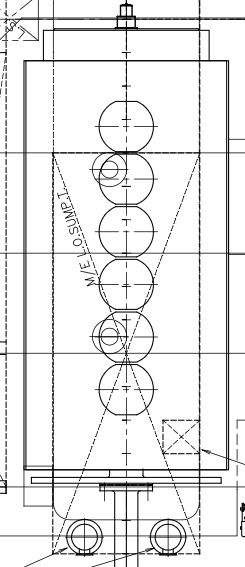
#> input picture uploads/equipment_4_2025-09-24_15.57.13.png, 245 x 567 px
$ python -i advanced_matching.py   (imports and definitions only)
#> lines starting #> are read from the running program, lines starting #| are printed output that depends on the picture; after the words box and inside, x2 and y2 are one past the last pixel; in counts of white or black regions, pixels touching at a corner belong together
#> further down, picture is the input picture: shape (567, 245, 3); mean B, G, R 234.8, 234.8, 234.8
"""
Advanced Technical Drawing Analysis and Matching System
高精度図面解析・マッチングシステム
"""

import cv2
import numpy as np
import logging
from typing import List, Dict, Tuple, Optional
from sklearn.cluster import DBSCAN
from skimage import feature, transform, measure
from skimage.metrics import structural_similarity as ssim
from scipy import ndimage
from scipy.spatial.distance import euclidean, cosine
import math

logger = logging.getLogger(__name__)

class AdvancedTechnicalDrawingMatcher:
    def __init__(self):
        self.debug_mode = True

    def analyze_diagram(self, image: np.ndarray) -> Dict:
        """図面の詳細解析を行う"""
        logger.info("🔍 ADVANCED DIAGRAM ANALYSIS START")

        # 基本情報
        height, width = image.shape[:2]
#> height = 567; width = 245
        logger.info(f"📏 Image dimensions: {width}x{height}")

        # グレースケール変換
        if len(image.shape) == 3:
            gray = cv2.cvtColor(image, cv2.COLOR_BGR2GRAY)
        else:
            gray = image.copy()

        # 1. エッジ検出による線画解析
        edges = cv2.Canny(gray, 50, 150, apertureSize=3)
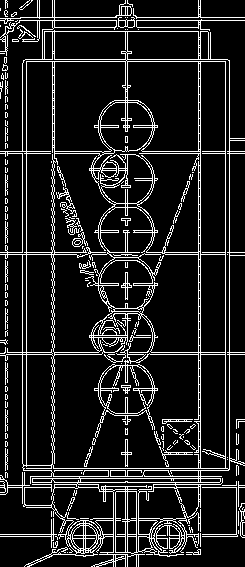
#> edges: shape (567, 245); 12.6% white in thin lines or dots

        # 2. 直線検出 (HoughLinesP)
        lines = cv2.HoughLinesP(edges, 1, np.pi/180, threshold=50,
                               minLineLength=30, maxLineGap=10)
#> lines = 101 rows, first 6: [200, 554, 200, 0], [198, 554, 198, 0], [22, 41, 22, 6], [127, 566, 127, 0], [125, 566, 125, 0], [225, 470, 225, 59]

        line_info = self._analyze_lines(lines) if lines is not None else {}

        # 3. 輪郭検出
        contours, _ = cv2.findContours(edges, cv2.RETR_EXTERNAL, cv2.CHAIN_APPROX_SIMPLE)
        contour_info = self._analyze_contours(contours)

        # 4. 特徴点検出 (ORB)
        orb = cv2.ORB_create()
        keypoints, descriptors = orb.detectAndCompute(gray, None)

        # 5. 円・楕円検出
        circles = cv2.HoughCircles(gray, cv2.HOUGH_GRADIENT, dp=1, minDist=30,
                                  param1=50, param2=30, minRadius=5, maxRadius=100)
        circle_info = self._analyze_circles(circles)

        # 6. テクスチャ解析 (LBP)
        texture_features = self._extract_texture_features(gray)

        analysis_result = {
            'dimensions': (width, height),
            'lines': line_info,
            'contours': contour_info,
            'keypoints': len(keypoints) if keypoints else 0,
            'descriptors': descriptors,
            'circles': circle_info,
            'texture': texture_features,
            'edge_density': np.sum(edges) / (width * height),
            'brightness': np.mean(gray),
            'contrast': np.std(gray)
        }

        logger.info(f"✓ Analysis complete: {len(contours)} contours, {len(keypoints) if keypoints else 0} keypoints, {circle_info['count']} circles")
        return analysis_result

    def _analyze_lines(self, lines: np.ndarray) -> Dict:
        """直線の解析"""
        if lines is None or len(lines) == 0:
            return {'count': 0, 'horizontal': 0, 'vertical': 0, 'diagonal': 0, 'avg_length': 0}

        horizontal = vertical = diagonal = 0
        lengths = []

        for line in lines:
            x1, y1, x2, y2 = line[0]
            length = np.sqrt((x2-x1)**2 + (y2-y1)**2)
            lengths.append(length)

            # 角度計算
            angle = abs(math.degrees(math.atan2(y2-y1, x2-x1)))
            if angle < 10 or angle > 170:
                horizontal += 1
            elif 80 < angle < 100:
                vertical += 1
            else:
                diagonal += 1
#> this loop made 101 passes
#> (x1, y1, x2, y2, length, angle) on passes 1 to 12: (200, 554, 200, 0, 554, 90), (198, 554, 198, 0, 554, 90), (22, 41, 22, 6, 35, 90), (127, 566, 127, 0, 566, 90), (125, 566, 125, 0, 566, 90), (225, 470, 225, 59, 411, 90), (229, 469, 229, 60, 409, 90), (22, 503, 22, 63, 440, 90), (26, 470, 26, 59, 411, 90), (7, 492, 7, 66, 426, 90), (54, 510, 54, 0, 510, 90), (5, 494, 5, 0, 494, 90)
#> (x1, y1, x2, y2, length) on pass 100: (68, 232, 157, 232, 89)

        return {
            'count': len(lines),
            'horizontal': horizontal,
            'vertical': vertical,
            'diagonal': diagonal,
            'avg_length': np.mean(lengths) if lengths else 0
        }

    def _analyze_contours(self, contours: List) -> Dict:
        """輪郭の解析"""
        if not contours:
            return {'count': 0, 'areas': [], 'rectangles': 0, 'complex_shapes': 0}

        areas = []
        rectangles = complex_shapes = 0

        for contour in contours:
            area = cv2.contourArea(contour)
            if area < 50:  # 小さすぎる輪郭は無視
                continue

            areas.append(area)

            # 形状の簡略化
            epsilon = 0.02 * cv2.arcLength(contour, True)
            approx = cv2.approxPolyDP(contour, epsilon, True)

            if len(approx) == 4:
                rectangles += 1
            elif len(approx) > 8:
                complex_shapes += 1
#> this loop made 86 passes
#> contour on passes 1, 2, 3, 7, 9, 10, 12, 14, 15, 16, 39, 53: [[186, 554], [191, 554]], [[146, 554], [152, 554]], [[67, 552]], [[195, 538], [195, 539]], [[200, 533], [200, 546]], [[238, 530], [238, 533]], [[188, 525], [189, 525]], [[238, 511], [238, 525]], [[51, 511], [51, 516]], [[243, 507], [242, 508], [242, 509], [242, 508]], [[7, 324], [7, 328]], [[7, 136], [7, 140]]

        return {
            'count': len(contours),
            'areas': areas,
            'rectangles': rectangles,
            'complex_shapes': complex_shapes,
            'avg_area': np.mean(areas) if areas else 0
        }

    def _analyze_circles(self, circles) -> Dict:
        """円の解析"""
        if circles is None:
            return {'count': 0, 'radii': []}

        circles = np.round(circles[0, :]).astype("int")
        radii = [r for (x, y, r) in circles]

        return {
            'count': len(circles),
            'radii': radii,
            'avg_radius': np.mean(radii) if radii else 0
        }

    def _extract_texture_features(self, gray: np.ndarray) -> Dict:
        """テクスチャ特徴抽出"""
        # Local Binary Pattern
        lbp = feature.local_binary_pattern(gray, 24, 3, method='uniform')
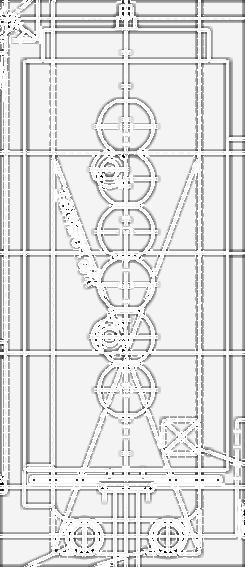
#> lbp: shape (567, 245) float64; min 0, max 25, mean 22.1; drawn with min black and max white
        lbp_hist, _ = np.histogram(lbp.ravel(), bins=26, range=(0, 25))
        lbp_hist = lbp_hist.astype(float)
        lbp_hist /= (lbp_hist.sum() + 1e-7)

        return {
            'lbp_histogram': lbp_hist,
            'texture_energy': np.sum(lbp_hist ** 2),
            'texture_entropy': -np.sum(lbp_hist * np.log2(lbp_hist + 1e-7))
        }

    # [296 lines left out: functions enhanced_matching, _multi_method_matching, _template_matching_multi, _feature_matching, _contour_matching, _ssim_matching and 2 more, not called in this run]

>>> import cv2
>>> picture = cv2.imread('../uploads/equipment_4_2025-09-24_15.57.13.png')
>>> result = AdvancedTechnicalDrawingMatcher().analyze_diagram(picture)

$ run again, on uploads/equipment_5_2025-09-24_16.27.24.png
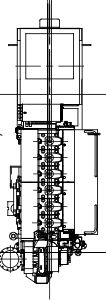
#> input picture uploads/equipment_5_2025-09-24_16.27.24.png, 106 x 300 px
#> picture is the input picture: shape (300, 106, 3); min 0, max 255, mean 207.2
#> in analyze_diagram, `edges = cv2.Canny(gray, 50, 150, apertureSize=3)`:
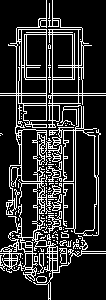
#> edges: shape (300, 106); 17.9% white in thin lines or dots
#> lines = 52 rows, first 6: [49, 281, 49, 3], [52, 277, 52, 0], [21, 253, 21, 27], [46, 253, 46, 0], [16, 270, 16, 165], [75, 255, 75, 127]
#> the loop in _analyze_lines, `for line in lines:` made 52 passes
#> (x1, y1, x2, y2, length, angle) on passes 1 to 8: (49, 281, 49, 3, 278, 90), (52, 277, 52, 0, 277, 90), (21, 253, 21, 27, 226, 90), (46, 253, 46, 0, 253, 90), (16, 270, 16, 165, 105, 90), (75, 255, 75, 127, 128, 90), (73, 228, 73, 125, 103, 90), (18, 218, 18, 269, 51, 90)
#> after the loop in _analyze_lines, `for line in lines:`: diagonal = 0; horizontal = 4; lengths = 52 values, max 278 at index 0, min 34.01 at index 21, mean 108.7; vertical = 48
#> line_info = {'count': 52, 'horizontal': 4, 'vertical': 48, 'diagonal': 0, 'avg_length': 108.7}
#> contours = 107 contours, 96 with area under 20; largest, box (x1, y1, x2, y2) and area: (0, 0, 106, 300) 7898, (48, 0, 106, 128) 2326, (48, 211, 62, 233) 84, (48, 161, 62, 182) 84, (59, 248, 67, 264) 83
#> the loop in _analyze_contours, `for contour in contours:` made 107 passes
#> (area, epsilon) on passes 1, 16, 53, 59, 66, 84, 106: (54.5, 0.581), (83, 0.963), (84.5, 2.08), (52.5, 1.38), (58.5, 1.1), (84, 2.03), (2325.5, 14.82)
#> after the loop in _analyze_contours, `for contour in contours:`: areas = [54.5, 83, 84.5, 52.5, 58.5, 84, 2325.5, 7898.5]; complex_shapes = 5; rectangles = 0
#> contour_info = {'count': 107, 'areas': [54.5, 83, 84.5, 52.5, 58.5, 84, 2325.5, 7898.5], 'rectangles': 0, 'complex_shapes': 5, 'avg_area': 1330.1}
#> keypoints = 274 keypoints; strongest (x, y, size): (60, 180, 31), (60, 200, 31), (61, 212, 31), (60, 196, 31)
#> in analyze_diagram, `circles = cv2.HoughCircles(gray, cv2.HOUGH_GRADIENT, dp=1, minDist=30,..`: circles = 14 rows, first 8: [89.5, 198.5, 54.1], [65.5, 222.5, 28.6], [54.5, 50.5, 28.8], [35.5, 207.5, 27.5], [21.5, 166.5, 41.9], [67.5, 155.5, 28.8], [30.5, 252.5, 21.7], [43.5, 120.5, 27.5]
#> in _analyze_circles, `circles = np.round(circles[0, :]).astype("int")`: circles = 14 rows, first 8: [90, 198, 54], [66, 222, 29], [54, 50, 29], [36, 208, 28], [22, 166, 42], [68, 156, 29], [30, 252, 22], [44, 120, 28]
#> radii = [54, 29, 29, 28, 42, 29, 22, 28, 23, 18, 30, 10, 22, 14]
#> circle_info = {'count': 14, 'radii': [54, 29, 29, 28, 42, 29, 22, 28, 23, 18, 30, 10, 22, 14], 'avg_radius': 27}
#> in _extract_texture_features, `lbp = feature.local_binary_pattern(gray, 24, 3, method='uniform')`:
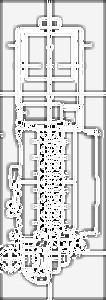
#> lbp: shape (300, 106) float64; min 0, max 25, mean 21.1; drawn with min black and max white
#> in _extract_texture_features, `lbp_hist, _ = np.histogram(lbp.ravel(), bins=26, range=(0, 25))`: lbp_hist = 26 values, max 13022 at index 24, min 54 at index 6, mean 1223.1
#> in _extract_texture_features, `lbp_hist /= (lbp_hist.sum() + 1e-7)`: lbp_hist = 26 values, max 0.409 at index 24, min 0.0017 at index 6, mean 0.0385
#> texture_features = 3 items
#> result = 10 items
